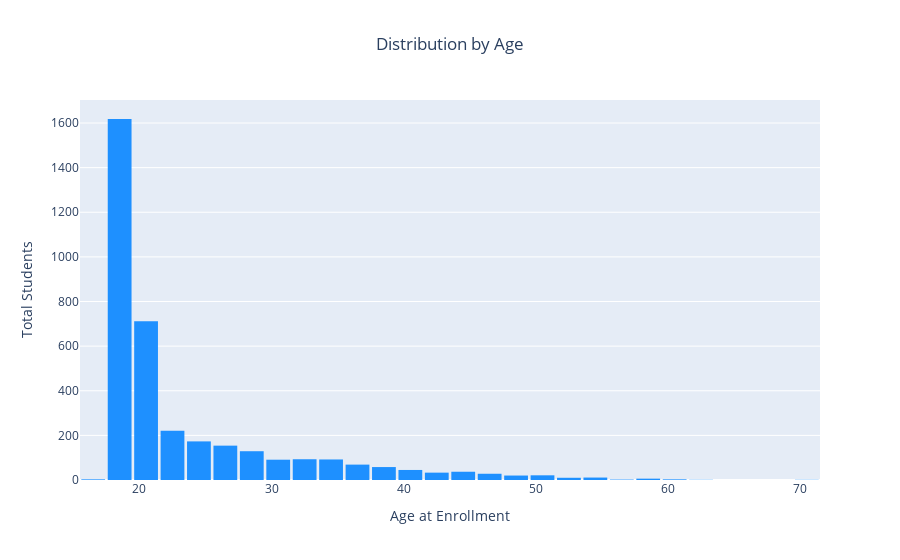

Source (notebook cell):
### Code cell
import plotly.express as px

# Create an interactive histogram with more bins
fig = px.histogram(
    df,
    x="Age at enrollment",
    nbins=30,
    title="Distribution by Age",
    labels={"Age at enrollment": "Age at Enrollment", "count": "Total Students"},
    color_discrete_sequence=["dodgerblue"],
)

# Customize the layout
fig.update_layout(
    title={"text": "Distribution by Age", "x": 0.5},
    xaxis_title="Age at Enrollment",
    yaxis_title="Total Students",
    bargap=0.1,
)

# Show the plot
fig.show()

### Figure 1 — Plotly figure (JSON) as saved in the notebook; plotly's stock layout.template omitted (floating-point values rounded to 4 significant figures; data arrays with more than 128 entries replaced by an {"elided": "..."} marker saying what was removed)
{"data": [{"alignmentgroup": "True", "bingroup": "x", "hovertemplate": "Age at Enrollment=%{x}<br>count=%{y}<extra></extra>", "legendgroup": "", "marker": {"color": "dodgerblue", "pattern": {"shape": ""}}, "name": "", "nbinsx": 30, "offsetgroup": "", "orientation": "v", "showlegend": false, "type": "histogram", "x": {"elided": "3630 int values"}, "xaxis": "x", "yaxis": "y"}], "layout": {"bargap": 0.1, "barmode": "relative", "legend": {"tracegroupgap": 0}, "title": {"text": "Distribution by Age", "x": 0.5}, "xaxis": {"anchor": "y", "domain": [0, 1], "title": {"text": "Age at Enrollment"}}, "yaxis": {"anchor": "x", "domain": [0, 1], "title": {"text": "Total Students"}}}}
